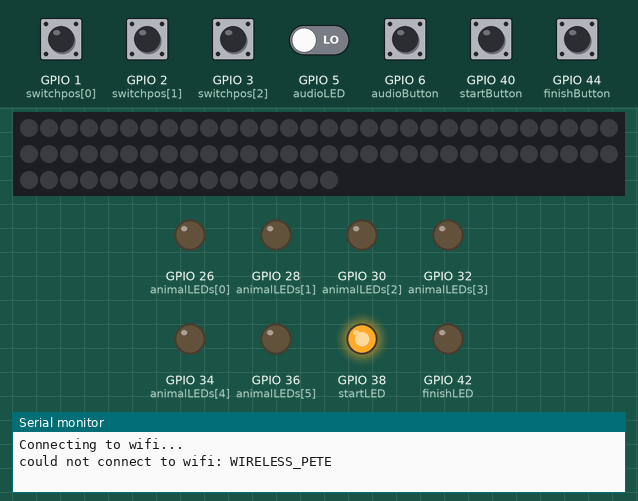
The sketch below on a simulated ESP32-S3. On the bench: 76 RGB LEDs in strip order, left to right, continuing on the next row, output pins drawn as LEDs (lit = HIGH), the last lines printed to the serial monitor. The inputs (shaded band) are chosen by the test bench; at power-on: GPIO 40 (startButton) HIGH, GPIO 1 (switchpos[0]), GPIO 2 (switchpos[1]), GPIO 3 (switchpos[2]), GPIO 5 (audioLED), GPIO 6 (audioButton), GPIO 44 (finishButton) LOW. WiFi joins after 1.5 s; servers stay silent unless stated.

Above: at 0.6 s.
1.3 s: GPIO 40 (startButton) pulled LOW for 3.2 s
At 5.35 s:
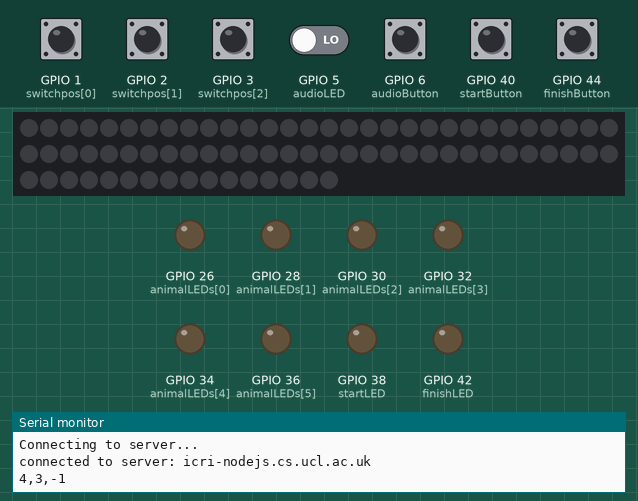
Timing chart, 0 to 11.1 s (numbered marks = the images above; inputs shaded):
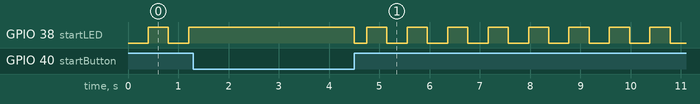

The sketch:

box4_driver_Connie.ino
```cpp
#include <Wire.h>
#include <WiFi.h>
#include <Adafruit_NeoPixel.h>

//box variables
const int boxID = 4;

//WIFI variables
char ssid[] = "WIRELESS_PETE";
//char[] password = "password";
int status = WL_IDLE_STATUS;

//server variables
WiFiClient client;
char server[] = "icri-nodejs.cs.ucl.ac.uk";
int port = 6543;
long firstConnection = true;

//LEDs
int startLED = 38;
int finishLED = 42;
int audioLED = 5;
int animalLEDs[] = {26, 28, 30, 32, 34, 36};

//Buttons
int startButton = 40;
int finishButton = 44;
int audioButton = 6;

//Rotary switch
int switchpos[6] = {A0, A1, A2, A3, A4, A5};
int prevpos;
int firsttime = 1;

//audio file numbers
byte audio = 1;
byte animalAudios[] = {2, 3, 4, 5, 6, 7};

//LED strip variables
int ledStrip = 4;
Adafruit_NeoPixel strip = Adafruit_NeoPixel(76, ledStrip, NEO_GRB + NEO_KHZ800);

long inProgress = false;
long gotData = false;
long startOn = false;
long startPressed = false;
long flashDelay = 400;
long lastFlash = 0;
long startPressEnd = 0;
long lastButtonPress = 0;

long startTime = 0;
long endTime = 0;
long duration = 0;

const int resultsLength = 3;
int results[resultsLength];
//results[0] = boxID;
//results[1] = duration
//results[2] = animal (0->animal1, 1->animal2, 2->animal3, 3->animal4, 4->animal5, 5->animal6)

void setup(){
  Serial.begin(9600);

  //initialise WIRE
  Wire.begin();

  //initialise LEDs
  pinMode(startLED, OUTPUT); digitalWrite(startLED, LOW);
  pinMode(finishLED, OUTPUT); digitalWrite(finishLED, LOW);
  pinMode(audioLED, OUTPUT); digitalWrite(audioLED, LOW);
  for(int i=0; i<6; i++){
    pinMode(animalLEDs[i], OUTPUT); digitalWrite(animalLEDs[i], LOW);
  }

  //initialise rotary switch
  for (int i=0; i<6; i++)
  {
    pinMode(switchpos[i], INPUT);
  }


  //initialise Buttons
  pinMode(startButton, INPUT);
  pinMode(finishButton, INPUT);
  pinMode(audioButton, INPUT);

  //initialise LED strip
  strip.begin();

  //initialise results
  for(int i=0; i<resultsLength; i++){
    results[i] = -1;
  }
  results[0] = boxID;

   //begin connections
  if(connectToWifi()){
    connectToServer();
  }
}

void loop(){
  //wait for start to be pushed - flash start button
  if(!inProgress){  //BOX NOT ACTIVATED
    //turn off LED strip
    turnOffStrip();
    firsttime = 1;
    prevpos = -1;

    //turn off audio buttons
    digitalWrite(audioLED, LOW);

    //turn off Finish button
    digitalWrite(finishLED, LOW);

    //turn off answer LEDs
    for(int i=0; i<6; i++){
      digitalWrite(animalLEDs[i], LOW);
    }

    //check if there is data to upload
    if(gotData){
      uploadResults();
      gotData = false;
    }

    if(digitalRead(startButton) == LOW){  //REALLY HIGH
      if(!startPressed && (millis() - startPressEnd) > 1000){
        startPressed = true;
      }
    }else{
      if(startPressed){
        //logStartTime(); //write start time to log file
        startPressEnd = millis();
        startPressed = false;
        digitalWrite(startLED, LOW);
        startOn = false;
        startTime = millis();
        inProgress = true;
      }else{
        if(startOn){
          if(millis() - lastFlash > flashDelay){
            digitalWrite(startLED, LOW);
            startOn = false;
            lastFlash = millis();
          }
        }else{
          if(millis() - lastFlash > flashDelay){
            digitalWrite(startLED, HIGH);
            startOn = true;
            lastFlash = millis();
          }
        }
      }
    }

  }else{  //BOX ACTIVATED

    //turn on LED strip
    turnOnStrip();

    //light up audio buttons
    digitalWrite(audioLED, HIGH);

    //light up finish button
    digitalWrite(finishLED, HIGH);

    //get rotary switch value - if new value, play audio


    for (int i=0; i<6; i++)
    {
      if (digitalRead(switchpos[i]) == HIGH)
      {
          if (i != prevpos)
          {
            Serial.print(i);
            Serial.println(" position high");
            digitalWrite(animalLEDs[i], HIGH);
            Serial.println(firsttime);
            if (firsttime == 0)
            {
              Wire.beginTransmission(1);
              Wire.write(animalAudios[i]);
              Wire.endTransmission();
            }
            firsttime = 0;
            digitalWrite(animalLEDs[prevpos], LOW);
            prevpos = i;
          }
          results[2] = i;
      }


    }

    //check for button presses
    if(digitalRead(audioButton) == HIGH){
      if(millis() - lastButtonPress > 500){
        lastButtonPress = millis();
        //play audio 1
        Wire.beginTransmission(1);
        Wire.write(audio);
        Wire.endTransmission();
      }
    }
    if(digitalRead(finishButton) == LOW){  //REALLY means HIGH
      endTime = millis();
      duration = endTime - startTime;
      results[1] = duration;
      gotData = true;
      inProgress = false;
    }
  }
}

/***************************
HELPER METHODS
***************************/
boolean connectToWifi(){
  Serial.println("Connecting to wifi...");
  if(status != WL_CONNECTED){
    status = WiFi.begin(ssid);
  }
  if(status != WL_CONNECTED){
    Serial.print("could not connect to wifi: ");
    Serial.println(ssid);
    return false;
  }else{
    Serial.print("connected to wifi: ");
    Serial.println(ssid);
  }
  return true;
}

boolean connectToServer(){
  Serial.println("Connecting to server...");
  if(!client.connected()){
    if(!firstConnection){
      client.flush();
      client.stop();
    }
    client.connect(server, port);
    firstConnection = false;
  }
  if(!client.connected()){
    Serial.print("could not connect to server: ");
    Serial.println(server);
    return false;
  }else{
    Serial.print("connected to server: ");
    Serial.println(server);
  }
  return true;
}

void uploadResults(){
  Serial.println("uploading results...");
  if(connectToWifi() && connectToServer()){
    post();
  }
}

void post(){
  String postData = "";
  for(int i=0; i<resultsLength; i++){  //add results
    postData = String(postData+results[i]);
    if(i!=resultsLength-1){
      postData = postData+",";
    }
  }
  Serial.println(postData);
  if(client.connected()){
    client.println("POST /cubes.html HTTP/1.1");
    client.println("Host: icri-nodejs.cs.ucl.ac.uk");
    client.println("User-Agent: Arduino/1.0");
    client.println("Connection: close");
    client.println("Content-Type: application/x-www-form-urlencoded");
    client.print("Content-Length: ");
    client.println(postData.length());
    client.println();
    client.println(postData);
  }else{
    Serial.println("connection failed at data upload");
  }
}

void turnOnStrip(){
  for(int i=0; i<strip.numPixels(); i++){
    if(i%2 == 0){
      strip.setPixelColor(i, strip.Color(0,255,0));  //GREEN
    }
  }
  strip.show();

}

void turnOffStrip(){
  for(int i=0; i<strip.numPixels(); i++){
    strip.setPixelColor(i, strip.Color(0,0,0));
  }
  strip.show();
}

void turnOnLED(int index){
  for(int i=0; i<6; i++){
    digitalWrite(animalLEDs[i], LOW);
  }
  digitalWrite(animalLEDs[index], HIGH);
}

void error(char *str)
{
  Serial.print("error: ");
  Serial.println(str);
  while(1);
}
```
